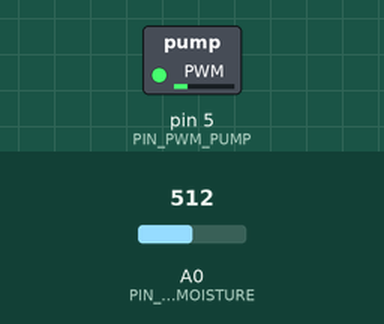
Recording of a sketch running on a simulated Arduino Uno, built with avr-gcc and run on an emulated ATmega328P. Parts: switched loads named in the sketch (green lamp = pin HIGH). Inputs (shaded band) come from the test bench; at power-on: A0 (PIN_SENSOR_MOISTURE) = 512. What the sketch prints to the serial monitor is not drawn.

Above: at 1.8 s.
1.9 s: A0 (PIN_SENSOR_MOISTURE) set to 390
At 3.2 s:
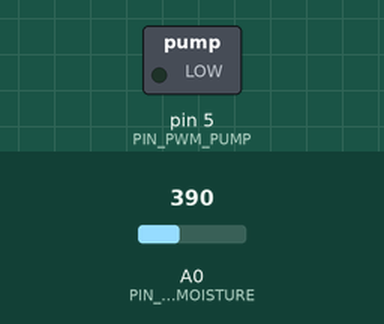
3.5 s: A0 (PIN_SENSOR_MOISTURE) set to 416
At 5.0 s:
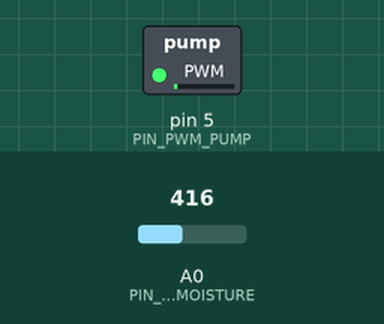
5.5 s: A0 (PIN_SENSOR_MOISTURE) set to 716
At 6.6 s:
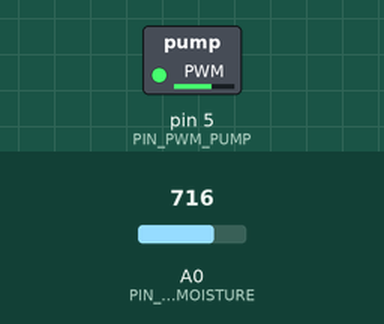
7.5 s: A0 (PIN_SENSOR_MOISTURE) set to 900
At 9.2 s:
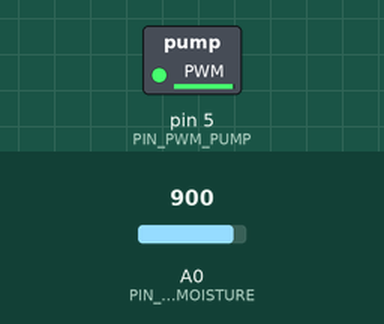
9.5 s: A0 (PIN_SENSOR_MOISTURE) set to 306
At 11.1 s:
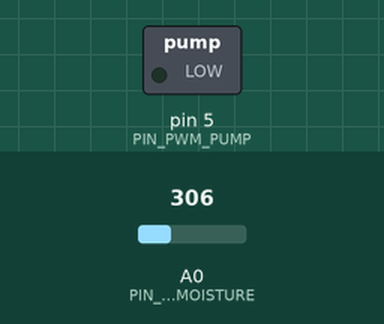
Timing chart, 0 to 12.5 s (numbered marks = the images above; inputs shaded):
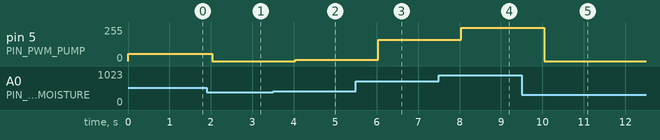

The sketch:

step2_p_control.ino
```cpp
// ===== [Step 2] 스마트 화분: 비례(P) 제어 시스템 =====
// 오차(목표수분 - 현재수분)에 비례하여 펌프 모터의 회전 속도를 다르게 조절합니다.

// 핀 번호 할당
const int PIN_SENSOR_MOISTURE = A0;
const int PIN_PWM_PUMP        = 5;    // 모터 속도 제어를 위해 PWM(~) 지원 핀 변경 (릴레이 대신 모터드라이버/트랜지스터 가정)

// 제어기 튜닝 파라미터
const int SETPOINT = 400;      // 목표 수분값 (SP)
const float Kp     = 0.5;      // 비례 이득 (Proportional Gain)

void setup() {
  pinMode(PIN_PWM_PUMP, OUTPUT);
  Serial.begin(9600);
  Serial.println("시스템 부팅 완료: P 제어 모드");
}

void loop() {
  // 1. 현재 센서값 확인
  int currentMoisture = analogRead(PIN_SENSOR_MOISTURE);

  // 2. 오차(Error) 계산
  // 센서값이 목표값보다 클 때(건조할 때) 양수(+) 오차 발생
  int error = currentMoisture - SETPOINT;

  // 3. P 제어 연산 (Output = Kp * error)
  int output = (int)(Kp * error);

  // 4. 출력값 가공 (모터 PWM 범위 0~255 내 강제)
  // 음수(충분히 젖음)이거나 255를 초과하는 수치 절삭 처리
  if (output < 0) {
    output = 0;
  } else if (output > 255) {
    output = 255;
  }

  // 5. 액추에이터 구동
  analogWrite(PIN_PWM_PUMP, output);

  // 6. 상태 모니터링 (정상 상태 오차 관찰용)
  Serial.print("목표: ");  Serial.print(SETPOINT);
  Serial.print(" | 측정: "); Serial.print(currentMoisture);
  Serial.print(" | 오차: ");   Serial.print(error);
  Serial.print(" | PWM출력: "); Serial.println(output);

  delay(1000);
}
```

Measured:
- after the input at 1.9 s, pin 5 (PIN_PWM_PUMP): 56/255 → 0/255 after 0.14 s
- after the input at 3.5 s, pin 5 (PIN_PWM_PUMP): 0/255 → 8/255 after 0.54 s
- after the input at 5.5 s, pin 5 (PIN_PWM_PUMP): 8/255 → 158/255 after 0.54 s
- after the input at 7.5 s, pin 5 (PIN_PWM_PUMP): 158/255 → 250/255 after 0.54 s
- after the input at 9.5 s, pin 5 (PIN_PWM_PUMP): 250/255 → 0/255 after 0.55 s
